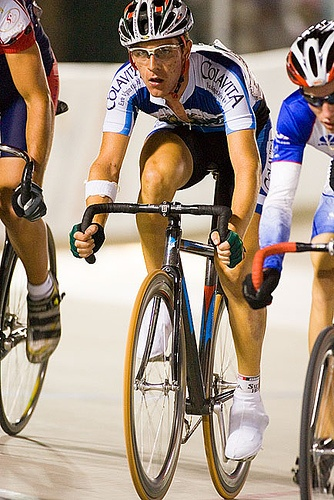
#> input picture 13-FCN/fcn.berkeleyvision.org/demo/image.jpg, 334 x 500 px
$ python main.py --img_file ../13-FCN/fcn.berkeleyvision.org/demo/image.jpg   (older library calls are emulated)
#> lines starting #> are read from the running program, lines starting #| are printed output that depends on the picture; after the words box and inside, x2 and y2 are one past the last pixel; in counts of white or black regions, pixels touching at a corner belong together
#> further down, img is the input picture: shape (500, 334, 3); mean R, G, B 161, 143.9, 129.6
### 06-Segmentation/watershed.py
# -*- coding: utf-8 -*-
"""
Created on Sat Mar  2 19:06:13 2019

@author: Bananin
"""

def watershed (img, k=5):
#> called with k = 4
    import numpy as np
    from skimage.filters import rank
    from skimage.morphology import watershed, disk
    from scipy import ndimage as ndi
    # analizamos el gradiente canal por canal
    # remover ruido
    denoised = img.copy()
    gradient4markers = img.copy()
    gradient4watershed = img.copy()
    for i in range(img.shape[-1]):
        # -> float para que los gradientes sean suaves
        denoised[...,i] = rank.median(img[...,i], disk(3)).astype('float')
        gradient4markers[...,i] = rank.gradient(denoised[...,i], disk(5))
        gradient4watershed[...,i] = rank.gradient(denoised[...,i], disk(2))
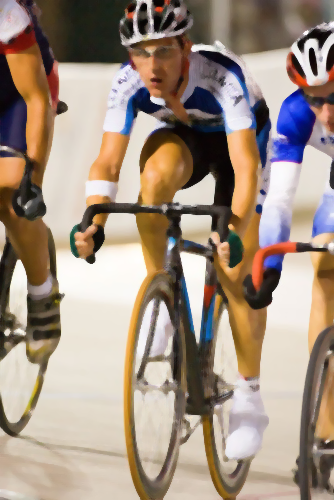
#> denoised: shape (500, 334, 3); mean R, G, B 161.2, 144, 129.3
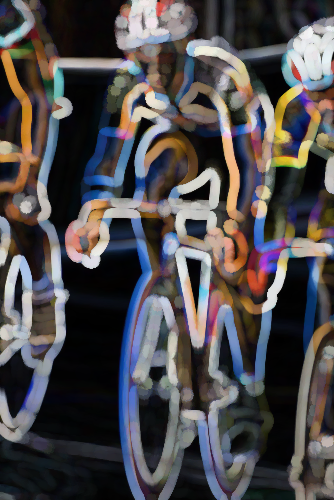
#> gradient4markers: shape (500, 334, 3); mean R, G, B 78.6, 75.4, 77.2
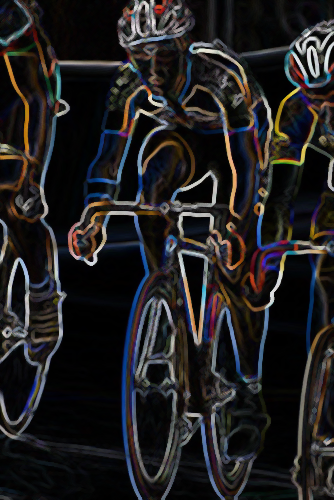
#> gradient4watershed: shape (500, 334, 3); mean R, G, B 34, 32.4, 33.2

    # agregamos los gradientes de cada canal (promedio)
    gradient4markers = np.mean(gradient4markers, axis=2)
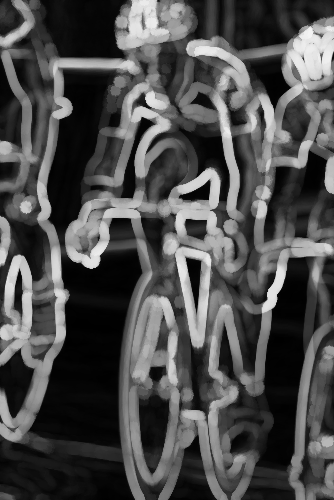
#> gradient4markers: shape (500, 334) float64; min 0, max 243.7, mean 77.1
    gradient4watershed = np.mean(gradient4watershed, axis=2)
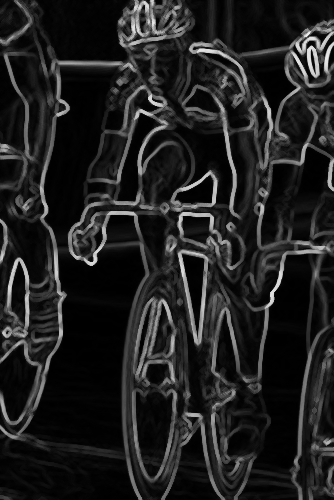
#> gradient4watershed: shape (500, 334) float64; min 0, max 237.3, mean 33.2
    # definimos marcadores como zonas de bajo gradiente relativo
    markers = gradient4markers <= np.percentile(gradient4markers, q=0.1)
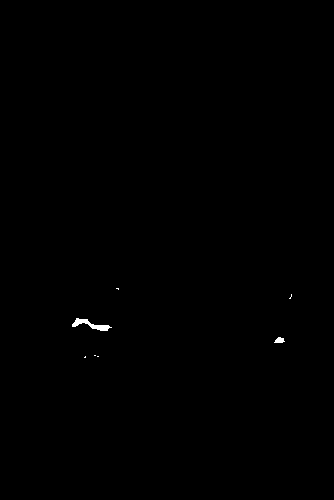
#> markers: shape (500, 334) bool; 0.15% white; 7 white regions (5 under 20 px), largest, box (x1, y1, x2, y2) and area: (72, 318, 112, 331) 193, (274, 337, 285, 343) 46
    markers = ndi.label(markers)[0]
#> markers: shape (500, 334) int32; 9 distinct labels, from 0 to 8
    # admitimos un maximo de k clusters; tomar los k mas grandes
    if np.max(markers)>k:
        marker_labels = np.unique(markers[markers > 0])
#> marker_labels = [1, 2, 3, 4, 5, 6, 7, 8]
        sizes = np.array([np.sum(markers == i) for i in marker_labels])
#> sizes = [4, 3, 3, 193, 46, 2, 3, 2]
        labels_sorted = marker_labels[sizes.argsort()[::-1]]
#> labels_sorted = [4, 5, 1, 7, 3, 2, 6, 8]
        labels_retained = labels_sorted[0:k]
#> labels_retained = [4, 5, 1, 7]
        markers[np.logical_not(np.isin(markers, labels_retained))] = 0
#> markers: shape (500, 334) int32; 5 distinct labels, from 0 to 7

    # process the watershed
    labels = watershed(gradient4watershed, markers)
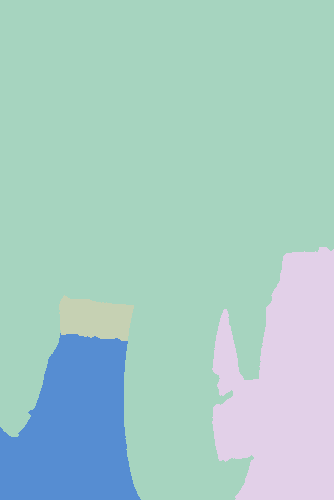
#> labels: shape (500, 334) int32; 4 distinct labels, from 1 to 7; one colour per label, 0 black
    return(labels)

### 06-Segmentation/main.py
#!/home/afromero/anaconda3/bin/ipython

def imshow(img, seg, title='Image'):
    import matplotlib.pyplot as plt
    plt.imshow(img, cmap=plt.get_cmap('gray'))
    plt.imshow(seg, cmap=plt.get_cmap('rainbow'), alpha=0.5)
    cb = plt.colorbar()
    cb.set_ticks(range(seg.max()+1))
    plt.title(title)
    plt.axis('off')
    plt.show()

def groundtruth(img_file):
    import scipy.io as sio
    img = imageio.imread(img_file)
    gt=sio.loadmat(img_file.replace('jpg', 'mat'))
    segm=gt['groundTruth'][0,5][0][0]['Segmentation']
    imshow(img, segm, title='Groundtruth')

def check_dataset(folder):
    import os
    if not os.path.isdir(folder):
        # download, unzip and remove .zip
        os.system("wget http://157.253.196.67/BSDS_small.zip")
        os.system("unzip BSDS_small.zip")
        os.system("rm BSDS_small.zip")
        assert os.path.isdir(folder) , "Download unsuccessful, check connection."


if __name__ == '__main__':
    import argparse
    from watershed import watershed
    import numpy as np
    from random import randint
    import matplotlib.pyplot as plt
    from skimage import io, color
    from sklearn.metrics import mutual_info_score
    import scipy.io as sio
    from showSaveResults import showSaveResults
    parser = argparse.ArgumentParser()
    parser.add_argument('--color', type=str, default='rgb', choices=['rgb', 'lab', 'hsv', 'rgb+xy', 'lab+xy', 'hsv+xy']) # If you use more please add them to this list.
    parser.add_argument('--k', type=int, default=4)
    parser.add_argument('--method', type=str, default='watershed', choices=['kmeans', 'gmm', 'hierarchical', 'watershed'])
    parser.add_argument('--img_file', type=str, required=True)
    opts = parser.parse_args()

    # check for dataset, download it if necessary
    check_dataset(opts.img_file.split('/')[0])
    # read the image and make necessary transformations
    img = io.imread(opts.img_file)

    # map to the correct color space
    if "lab" in opts.color:
        img = color.rgb2lab(img)
    elif "hsv" in opts.color:
        img = color.rgb2hsv(img)
    # add spatial dimensions if requested. Doesn't make sense for watershed clustering
    if "xy" in opts.color and opts.method!="watershed":
        temp = img
        img = np.zeros((img.shape[0],img.shape[1],img.shape[2]+2))
        img[:,:,0:temp.shape[2]] = temp
        img[:,:,temp.shape[2]] = np.array(range(img.shape[0])).reshape(img.shape[0],1)
        img[:,:,temp.shape[2]+1] = np.array(range(img.shape[1])).reshape(1,img.shape[1])

    # execute the requested clustering method
    if "watershed" in opts.method:
        clustering = watershed(img, opts.k)
    if "kmeans" in opts.method:
        clustering = kmeans(img, opts.k)
    if "gmm" in opts.method:
        clustering = gmm(img, opts.k)
    if "hierarchical" in opts.method:
        clustering = hierarchical(img, opts.k)

    # read the truth
#> (the run stopped early here; a loop or call above may not have finished)
